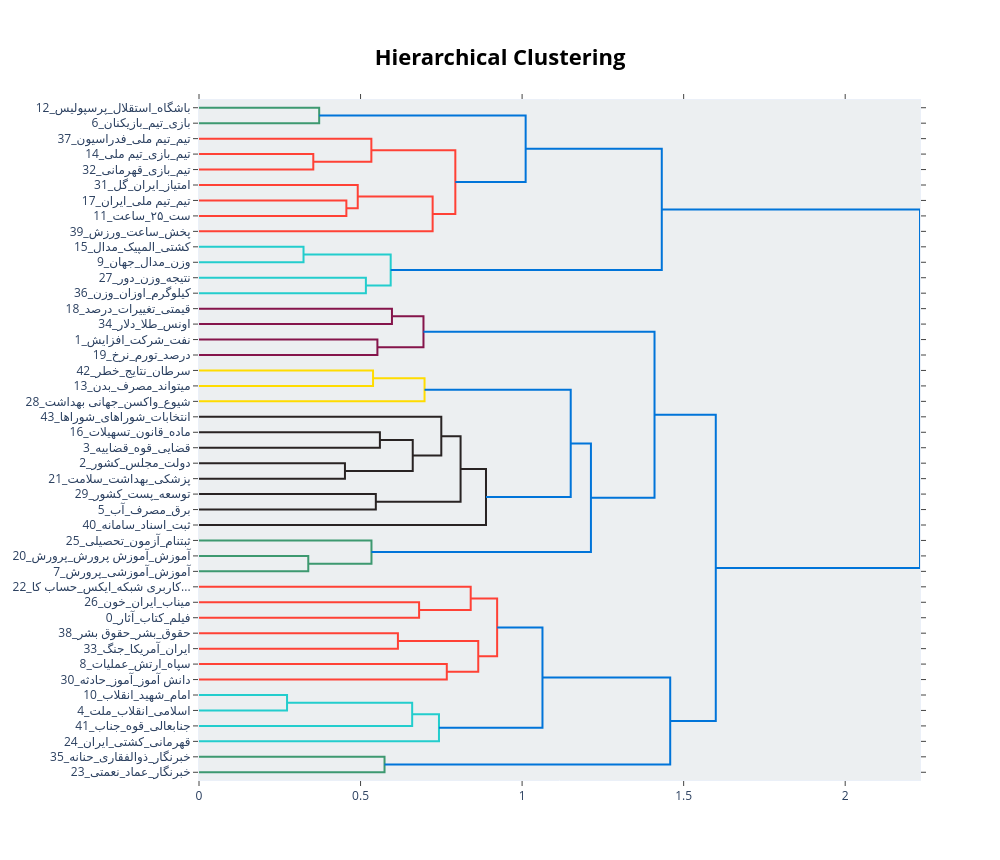

Notebook code cell kept with this figure:
### Code cell
fig = topic_model.visualize_hierarchy()

fig.show()

### Figure 1 — Plotly figure (JSON) as saved in the notebook; plotly's stock layout.template omitted (floating-point values rounded to 4 significant figures)
{"data": [{"hoverinfo": "text", "marker": {"color": "rgb(61,153,112)"}, "mode": "lines", "type": "scatter", "x": [0.0, 0.372, 0.372, 0.0], "xaxis": "x", "y": [-5.0, -5.0, -15.0, -15.0], "yaxis": "y"}, {"hoverinfo": "text", "marker": {"color": "rgb(255,65,54)"}, "mode": "lines", "type": "scatter", "x": [0.0, 0.3537, 0.3537, 0.0], "xaxis": "x", "y": [-35.0, -35.0, -45.0, -45.0], "yaxis": "y"}, {"hoverinfo": "text", "marker": {"color": "rgb(255,65,54)"}, "mode": "lines", "type": "scatter", "x": [0.0, 0.5335, 0.5335, 0.3537], "xaxis": "x", "y": [-25.0, -25.0, -40.0, -40.0], "yaxis": "y"}, {"hoverinfo": "text", "marker": {"color": "rgb(255,65,54)"}, "mode": "lines", "type": "scatter", "x": [0.0, 0.4561, 0.4561, 0.0], "xaxis": "x", "y": [-65.0, -65.0, -75.0, -75.0], "yaxis": "y"}, {"hoverinfo": "text", "marker": {"color": "rgb(255,65,54)"}, "mode": "lines", "type": "scatter", "x": [0.0, 0.4913, 0.4913, 0.4561], "xaxis": "x", "y": [-55.0, -55.0, -70.0, -70.0], "yaxis": "y"}, {"hoverinfo": "text", "marker": {"color": "rgb(255,65,54)"}, "mode": "lines", "type": "scatter", "x": [0.4913, 0.7231, 0.7231, 0.0], "xaxis": "x", "y": [-62.5, -62.5, -85.0, -85.0], "yaxis": "y"}, {"hoverinfo": "text", "marker": {"color": "rgb(255,65,54)"}, "mode": "lines", "type": "scatter", "x": [0.5335, 0.7934, 0.7934, 0.7231], "xaxis": "x", "y": [-32.5, -32.5, -73.75, -73.75], "yaxis": "y"}, {"hoverinfo": "text", "marker": {"color": "rgb(0,116,217)"}, "mode": "lines", "type": "scatter", "x": [0.372, 1.011, 1.011, 0.7934], "xaxis": "x", "y": [-10.0, -10.0, -53.12, -53.12], "yaxis": "y"}, {"hoverinfo": "text", "marker": {"color": "rgb(35,205,205)"}, "mode": "lines", "type": "scatter", "x": [0.0, 0.3235, 0.3235, 0.0], "xaxis": "x", "y": [-95.0, -95.0, -105.0, -105.0], "yaxis": "y"}, {"hoverinfo": "text", "marker": {"color": "rgb(35,205,205)"}, "mode": "lines", "type": "scatter", "x": [0.0, 0.5165, 0.5165, 0.0], "xaxis": "x", "y": [-115.0, -115.0, -125.0, -125.0], "yaxis": "y"}, {"hoverinfo": "text", "marker": {"color": "rgb(35,205,205)"}, "mode": "lines", "type": "scatter", "x": [0.3235, 0.5933, 0.5933, 0.5165], "xaxis": "x", "y": [-100.0, -100.0, -120.0, -120.0], "yaxis": "y"}, {"hoverinfo": "text", "marker": {"color": "rgb(0,116,217)"}, "mode": "lines", "type": "scatter", "x": [1.011, 1.432, 1.432, 0.5933], "xaxis": "x", "y": [-31.56, -31.56, -110.0, -110.0], "yaxis": "y"}, {"hoverinfo": "text", "marker": {"color": "rgb(133,20,75)"}, "mode": "lines", "type": "scatter", "x": [0.0, 0.5972, 0.5972, 0.0], "xaxis": "x", "y": [-135.0, -135.0, -145.0, -145.0], "yaxis": "y"}, {"hoverinfo": "text", "marker": {"color": "rgb(133,20,75)"}, "mode": "lines", "type": "scatter", "x": [0.0, 0.5522, 0.5522, 0.0], "xaxis": "x", "y": [-155.0, -155.0, -165.0, -165.0], "yaxis": "y"}, {"hoverinfo": "text", "marker": {"color": "rgb(133,20,75)"}, "mode": "lines", "type": "scatter", "x": [0.5972, 0.6948, 0.6948, 0.5522], "xaxis": "x", "y": [-140.0, -140.0, -160.0, -160.0], "yaxis": "y"}, {"hoverinfo": "text", "marker": {"color": "rgb(255,220,0)"}, "mode": "lines", "type": "scatter", "x": [0.0, 0.5387, 0.5387, 0.0], "xaxis": "x", "y": [-175.0, -175.0, -185.0, -185.0], "yaxis": "y"}, {"hoverinfo": "text", "marker": {"color": "rgb(255,220,0)"}, "mode": "lines", "type": "scatter", "x": [0.5387, 0.6981, 0.6981, 0.0], "xaxis": "x", "y": [-180.0, -180.0, -195.0, -195.0], "yaxis": "y"}, {"hoverinfo": "text", "marker": {"color": "rgb(40,35,35)"}, "mode": "lines", "type": "scatter", "x": [0.0, 0.5599, 0.5599, 0.0], "xaxis": "x", "y": [-215.0, -215.0, -225.0, -225.0], "yaxis": "y"}, {"hoverinfo": "text", "marker": {"color": "rgb(40,35,35)"}, "mode": "lines", "type": "scatter", "x": [0.0, 0.4517, 0.4517, 0.0], "xaxis": "x", "y": [-235.0, -235.0, -245.0, -245.0], "yaxis": "y"}, {"hoverinfo": "text", "marker": {"color": "rgb(40,35,35)"}, "mode": "lines", "type": "scatter", "x": [0.5599, 0.6615, 0.6615, 0.4517], "xaxis": "x", "y": [-220.0, -220.0, -240.0, -240.0], "yaxis": "y"}, {"hoverinfo": "text", "marker": {"color": "rgb(40,35,35)"}, "mode": "lines", "type": "scatter", "x": [0.0, 0.7499, 0.7499, 0.6615], "xaxis": "x", "y": [-205.0, -205.0, -230.0, -230.0], "yaxis": "y"}, {"hoverinfo": "text", "marker": {"color": "rgb(40,35,35)"}, "mode": "lines", "type": "scatter", "x": [0.0, 0.5473, 0.5473, 0.0], "xaxis": "x", "y": [-255.0, -255.0, -265.0, -265.0], "yaxis": "y"}, {"hoverinfo": "text", "marker": {"color": "rgb(40,35,35)"}, "mode": "lines", "type": "scatter", "x": [0.7499, 0.8096, 0.8096, 0.5473], "xaxis": "x", "y": [-217.5, -217.5, -260.0, -260.0], "yaxis": "y"}, {"hoverinfo": "text", "marker": {"color": "rgb(40,35,35)"}, "mode": "lines", "type": "scatter", "x": [0.8096, 0.8883, 0.8883, 0.0], "xaxis": "x", "y": [-238.8, -238.8, -275.0, -275.0], "yaxis": "y"}, {"hoverinfo": "text", "marker": {"color": "rgb(0,116,217)"}, "mode": "lines", "type": "scatter", "x": [0.6981, 1.15, 1.15, 0.8883], "xaxis": "x", "y": [-187.5, -187.5, -256.9, -256.9], "yaxis": "y"}, {"hoverinfo": "text", "marker": {"color": "rgb(61,153,112)"}, "mode": "lines", "type": "scatter", "x": [0.0, 0.3382, 0.3382, 0.0], "xaxis": "x", "y": [-295.0, -295.0, -305.0, -305.0], "yaxis": "y"}, {"hoverinfo": "text", "marker": {"color": "rgb(61,153,112)"}, "mode": "lines", "type": "scatter", "x": [0.0, 0.5338, 0.5338, 0.3382], "xaxis": "x", "y": [-285.0, -285.0, -300.0, -300.0], "yaxis": "y"}, {"hoverinfo": "text", "marker": {"color": "rgb(0,116,217)"}, "mode": "lines", "type": "scatter", "x": [1.15, 1.213, 1.213, 0.5338], "xaxis": "x", "y": [-222.2, -222.2, -292.5, -292.5], "yaxis": "y"}, {"hoverinfo": "text", "marker": {"color": "rgb(0,116,217)"}, "mode": "lines", "type": "scatter", "x": [0.6948, 1.41, 1.41, 1.213], "xaxis": "x", "y": [-150.0, -150.0, -257.3, -257.3], "yaxis": "y"}, {"hoverinfo": "text", "marker": {"color": "rgb(255,65,54)"}, "mode": "lines", "type": "scatter", "x": [0.0, 0.6812, 0.6812, 0.0], "xaxis": "x", "y": [-325.0, -325.0, -335.0, -335.0], "yaxis": "y"}, {"hoverinfo": "text", "marker": {"color": "rgb(255,65,54)"}, "mode": "lines", "type": "scatter", "x": [0.0, 0.8409, 0.8409, 0.6812], "xaxis": "x", "y": [-315.0, -315.0, -330.0, -330.0], "yaxis": "y"}, {"hoverinfo": "text", "marker": {"color": "rgb(255,65,54)"}, "mode": "lines", "type": "scatter", "x": [0.0, 0.6157, 0.6157, 0.0], "xaxis": "x", "y": [-345.0, -345.0, -355.0, -355.0], "yaxis": "y"}, {"hoverinfo": "text", "marker": {"color": "rgb(255,65,54)"}, "mode": "lines", "type": "scatter", "x": [0.0, 0.767, 0.767, 0.0], "xaxis": "x", "y": [-365.0, -365.0, -375.0, -375.0], "yaxis": "y"}, {"hoverinfo": "text", "marker": {"color": "rgb(255,65,54)"}, "mode": "lines", "type": "scatter", "x": [0.6157, 0.8643, 0.8643, 0.767], "xaxis": "x", "y": [-350.0, -350.0, -370.0, -370.0], "yaxis": "y"}, {"hoverinfo": "text", "marker": {"color": "rgb(255,65,54)"}, "mode": "lines", "type": "scatter", "x": [0.8409, 0.9228, 0.9228, 0.8643], "xaxis": "x", "y": [-322.5, -322.5, -360.0, -360.0], "yaxis": "y"}, {"hoverinfo": "text", "marker": {"color": "rgb(35,205,205)"}, "mode": "lines", "type": "scatter", "x": [0.0, 0.2725, 0.2725, 0.0], "xaxis": "x", "y": [-385.0, -385.0, -395.0, -395.0], "yaxis": "y"}, {"hoverinfo": "text", "marker": {"color": "rgb(35,205,205)"}, "mode": "lines", "type": "scatter", "x": [0.2725, 0.6597, 0.6597, 0.0], "xaxis": "x", "y": [-390.0, -390.0, -405.0, -405.0], "yaxis": "y"}, {"hoverinfo": "text", "marker": {"color": "rgb(35,205,205)"}, "mode": "lines", "type": "scatter", "x": [0.6597, 0.7427, 0.7427, 0.0], "xaxis": "x", "y": [-397.5, -397.5, -415.0, -415.0], "yaxis": "y"}, {"hoverinfo": "text", "marker": {"color": "rgb(0,116,217)"}, "mode": "lines", "type": "scatter", "x": [0.9228, 1.063, 1.063, 0.7427], "xaxis": "x", "y": [-341.2, -341.2, -406.2, -406.2], "yaxis": "y"}, {"hoverinfo": "text", "marker": {"color": "rgb(61,153,112)"}, "mode": "lines", "type": "scatter", "x": [0.0, 0.5742, 0.5742, 0.0], "xaxis": "x", "y": [-425.0, -425.0, -435.0, -435.0], "yaxis": "y"}, {"hoverinfo": "text", "marker": {"color": "rgb(0,116,217)"}, "mode": "lines", "type": "scatter", "x": [1.063, 1.458, 1.458, 0.5742], "xaxis": "x", "y": [-373.8, -373.8, -430.0, -430.0], "yaxis": "y"}, {"hoverinfo": "text", "marker": {"color": "rgb(0,116,217)"}, "mode": "lines", "type": "scatter", "x": [1.41, 1.599, 1.599, 1.458], "xaxis": "x", "y": [-203.7, -203.7, -401.9, -401.9], "yaxis": "y"}, {"hoverinfo": "text", "marker": {"color": "rgb(0,116,217)"}, "mode": "lines", "type": "scatter", "x": [1.432, 2.232, 2.232, 1.599], "xaxis": "x", "y": [-70.78, -70.78, -302.8, -302.8], "yaxis": "y"}], "layout": {"autosize": false, "height": 860, "hoverlabel": {"bgcolor": "white", "font": {"family": "Rockwell", "size": 16}}, "hovermode": "closest", "plot_bgcolor": "#ECEFF1", "showlegend": false, "title": {"font": {"color": "Black", "size": 22}, "text": "<b>Hierarchical Clustering</b>", "x": 0.5, "xanchor": "center", "yanchor": "top"}, "width": 1000, "xaxis": {"mirror": "allticks", "rangemode": "tozero", "showgrid": false, "showline": true, "showticklabels": true, "ticks": "outside", "type": "linear", "zeroline": false}, "yaxis": {"mirror": "allticks", "range": [-440, 0], "rangemode": "tozero", "showgrid": false, "showline": true, "showticklabels": true, "tickmode": "array", "ticks": "outside", "ticktext": ["12_باشگاه_استقلال_پرسپولیس", "6_بازی_تیم_بازیکنان", "37_تیم_تیم ملی_فدراسیون", "14_تیم_بازی_تیم ملی", "32_تیم_بازی_قهرمانی", "31_امتیاز_ایران_گل", "17_تیم_تیم ملی_ایران", "11_ست_۲۵_ساعت", "39_پخش_ساعت_ورزش", "15_کشتی_المپیک_مدال", "9_وزن_مدال_جهان", "27_نتیجه_وزن_دور", "36_کیلوگرم_اوزان_وزن", "18_قیمتی_تغییرات_درصد", "34_اونس_طلا_دلار", "1_نفت_شرکت_افزایش", "19_درصد_تورم_نرخ", "42_سرطان_نتایج_خطر", "13_میتواند_مصرف_بدن", "28_شیوع_واکسن_جهانی بهداشت", "43_انتخابات_شوراهای_شوراها", "16_ماده_قانون_تسهیلات", "3_قضایی_قوه_قضاییه", "2_دولت_مجلس_کشور", "21_پزشکی_بهداشت_سلامت", "29_توسعه_پست_کشور", "5_برق_مصرف_آب", "40_ثبت_اسناد_سامانه", "25_ثبتنام_آزمون_تحصیلی", "20_آموزش_آموزش پرورش_پرورش", "7_آموزش_آموزشی_پرورش", "22_کاربری شبکه_ایکس_حساب کا...", "26_میناب_ایران_خون", "0_فیلم_کتاب_آثار", "38_حقوق_بشر_حقوق بشر", "33_ایران_آمریکا_جنگ", "8_سپاه_ارتش_عملیات", "30_دانش آموز_آموز_حادثه", "10_امام_شهید_انقلاب", "4_اسلامی_انقلاب_ملت", "41_جنابعالی_قوه_جناب", "24_قهرمانی_کشتی_ایران", "35_خبرنگار_ذوالفقاری_حنانه", "23_خبرنگار_عماد_نعمتی"], "tickvals": [-5, -15, -25, -35, -45, -55, -65, -75, -85, -95, -105, -115, -125, -135, -145, -155, -165, -175, -185, -195, -205, -215, -225, -235, -245, -255, -265, -275, -285, -295, -305, -315, -325, -335, -345, -355, -365, -375, -385, -395, -405, -415, -425, -435], "type": "linear", "zeroline": false}}}
